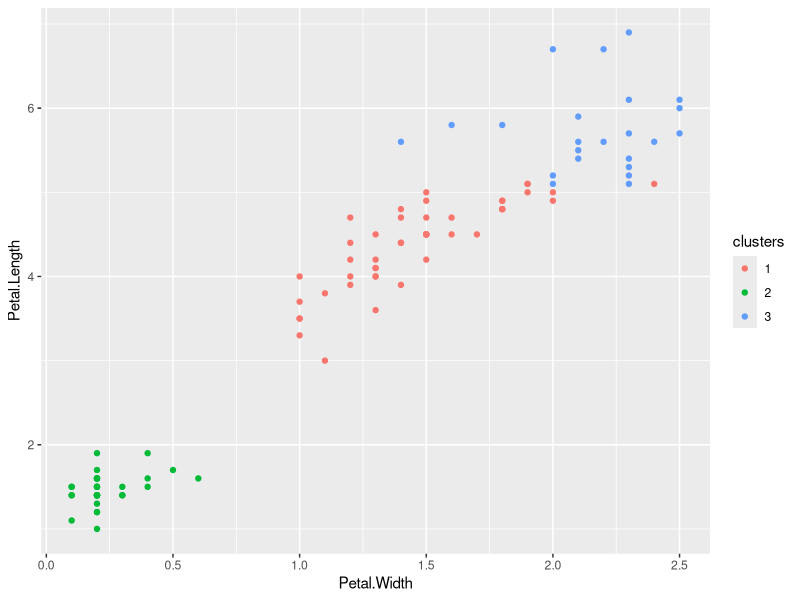

Write the R code that produced this figure.
#Iris example ignoring species labels
data(iris); library(ggplot2)
library(caret)
inTrain <- createDataPartition(y=iris$Species,
                               p=0.7, list=FALSE)
training <- iris[inTrain,]
testing <- iris[-inTrain,]
dim(training); dim(testing)

#Cluster with k-means
kMeans1 <- kmeans(subset(training,select=-c(Species)),centers=3)
training$clusters <- as.factor(kMeans1$cluster)
qplot(Petal.Width,Petal.Length,colour=clusters,data=training)


#Compare to real labels
table(kMeans1$cluster,training$Species)

#Build predictor
modFit <- train(clusters ~.,data=subset(training,select=-c(Species)),method="rpart")
table(predict(modFit,training),training$Species)

#Apply on test
testClusterPred <- predict(modFit,testing) 
table(testClusterPred ,testing$Species)
